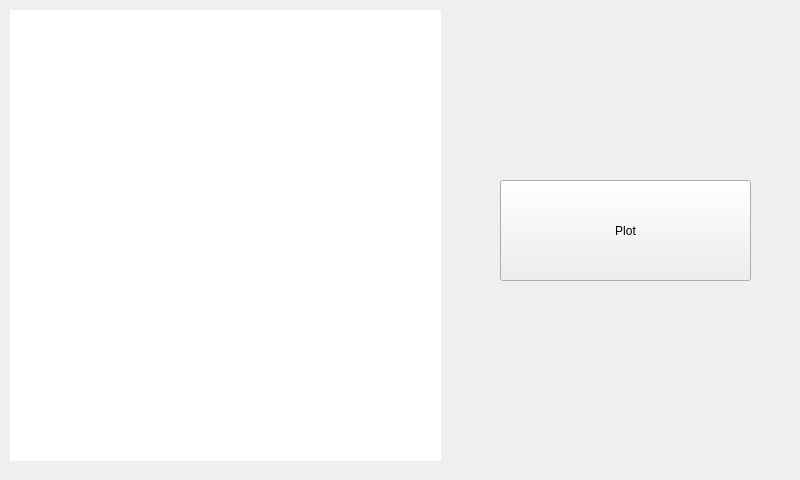
<?xml version="1.0" encoding="UTF-8"?>
<ui version="4.0">
 <class>MainWindow</class>
 <widget class="QMainWindow" name="MainWindow">
  <property name="geometry">
   <rect>
    <x>0</x>
    <y>0</y>
    <width>800</width>
    <height>480</height>
   </rect>
  </property>
  <property name="windowTitle">
   <string>MainWindow</string>
  </property>
  <widget class="QWidget" name="centralWidget">
   <widget class="QCustomPlot" name="customPlot" native="true">
    <property name="geometry">
     <rect>
      <x>10</x>
      <y>10</y>
      <width>431</width>
      <height>451</height>
     </rect>
    </property>
    <property name="styleSheet">
     <string notr="true">background-color:rgb(255,255,255);
</string>
    </property>
    <widget class="QLabel" name="label_106">
     <property name="geometry">
      <rect>
       <x>30</x>
       <y>0</y>
       <width>61</width>
       <height>16</height>
      </rect>
     </property>
     <property name="font">
      <font>
       <family>Liberation Sans</family>
       <pointsize>10</pointsize>
       <weight>50</weight>
       <bold>false</bold>
      </font>
     </property>
     <property name="styleSheet">
      <string notr="true">background-color:transparent;
color:Red;</string>
     </property>
     <property name="text">
      <string/>
     </property>
    </widget>
    <widget class="QLabel" name="label_121">
     <property name="geometry">
      <rect>
       <x>120</x>
       <y>0</y>
       <width>61</width>
       <height>16</height>
      </rect>
     </property>
     <property name="font">
      <font>
       <family>Liberation Sans</family>
       <pointsize>10</pointsize>
       <weight>50</weight>
       <bold>false</bold>
      </font>
     </property>
     <property name="styleSheet">
      <string notr="true">color:Red;
background-color:transparent;</string>
     </property>
     <property name="text">
      <string/>
     </property>
    </widget>
    <widget class="QLabel" name="label_123">
     <property name="geometry">
      <rect>
       <x>210</x>
       <y>0</y>
       <width>61</width>
       <height>16</height>
      </rect>
     </property>
     <property name="font">
      <font>
       <family>Liberation Sans</family>
       <pointsize>10</pointsize>
       <weight>50</weight>
       <bold>false</bold>
      </font>
     </property>
     <property name="styleSheet">
      <string notr="true">color:Red;
background-color:transparent;</string>
     </property>
     <property name="text">
      <string/>
     </property>
    </widget>
    <widget class="QLabel" name="label_125">
     <property name="geometry">
      <rect>
       <x>287</x>
       <y>0</y>
       <width>51</width>
       <height>20</height>
      </rect>
     </property>
     <property name="font">
      <font>
       <family>Liberation Sans</family>
       <pointsize>10</pointsize>
       <weight>50</weight>
       <bold>false</bold>
      </font>
     </property>
     <property name="styleSheet">
      <string notr="true">color:Red;
background-color:transparent;</string>
     </property>
     <property name="text">
      <string/>
     </property>
    </widget>
    <widget class="QLabel" name="label_194">
     <property name="geometry">
      <rect>
       <x>35</x>
       <y>0</y>
       <width>61</width>
       <height>16</height>
      </rect>
     </property>
     <property name="font">
      <font>
       <family>Liberation Sans</family>
       <pointsize>10</pointsize>
       <weight>50</weight>
       <bold>false</bold>
      </font>
     </property>
     <property name="styleSheet">
      <string notr="true">color:Red;
background-color:transparent;</string>
     </property>
     <property name="text">
      <string/>
     </property>
    </widget>
    <widget class="QLabel" name="label_195">
     <property name="geometry">
      <rect>
       <x>170</x>
       <y>0</y>
       <width>61</width>
       <height>16</height>
      </rect>
     </property>
     <property name="font">
      <font>
       <family>Liberation Sans</family>
       <pointsize>10</pointsize>
       <weight>50</weight>
       <bold>false</bold>
      </font>
     </property>
     <property name="styleSheet">
      <string notr="true">color:Red;
background-color:transparent;</string>
     </property>
     <property name="text">
      <string/>
     </property>
    </widget>
    <widget class="QLabel" name="label_198">
     <property name="geometry">
      <rect>
       <x>282</x>
       <y>0</y>
       <width>51</width>
       <height>20</height>
      </rect>
     </property>
     <property name="font">
      <font>
       <family>Liberation Sans</family>
       <pointsize>10</pointsize>
       <weight>50</weight>
       <bold>false</bold>
      </font>
     </property>
     <property name="styleSheet">
      <string notr="true">color:Red;
background-color:transparent;</string>
     </property>
     <property name="text">
      <string/>
     </property>
    </widget>
    <widget class="QLabel" name="label_120">
     <property name="geometry">
      <rect>
       <x>40</x>
       <y>0</y>
       <width>51</width>
       <height>16</height>
      </rect>
     </property>
     <property name="font">
      <font>
       <family>Liberation Sans</family>
       <pointsize>10</pointsize>
       <weight>50</weight>
       <bold>false</bold>
      </font>
     </property>
     <property name="styleSheet">
      <string notr="true">background-color:transparent;
color:Red;</string>
     </property>
     <property name="text">
      <string/>
     </property>
    </widget>
    <widget class="QLabel" name="label_122">
     <property name="geometry">
      <rect>
       <x>287</x>
       <y>0</y>
       <width>51</width>
       <height>20</height>
      </rect>
     </property>
     <property name="font">
      <font>
       <family>Liberation Sans</family>
       <pointsize>10</pointsize>
       <weight>50</weight>
       <bold>false</bold>
      </font>
     </property>
     <property name="styleSheet">
      <string notr="true">color:Red;
background-color:transparent;</string>
     </property>
     <property name="text">
      <string/>
     </property>
     <property name="alignment">
      <set>Qt::AlignCenter</set>
     </property>
    </widget>
   </widget>
   <widget class="QPushButton" name="pushButton">
    <property name="geometry">
     <rect>
      <x>500</x>
      <y>180</y>
      <width>251</width>
      <height>101</height>
     </rect>
    </property>
    <property name="text">
     <string>Plot</string>
    </property>
   </widget>
   <widget class="QLabel" name="label">
    <property name="geometry">
     <rect>
      <x>450</x>
      <y>400</y>
      <width>151</width>
      <height>51</height>
     </rect>
    </property>
    <property name="font">
     <font>
      <family>Liberation Sans</family>
      <pointsize>12</pointsize>
      <weight>75</weight>
      <bold>true</bold>
     </font>
    </property>
    <property name="text">
     <string/>
    </property>
   </widget>
  </widget>
 </widget>
 <layoutdefault spacing="6" margin="11"/>
 <customwidgets>
  <customwidget>
   <class>QCustomPlot</class>
   <extends>QWidget</extends>
   <header>qcustomplot.h</header>
   <container>1</container>
  </customwidget>
 </customwidgets>
 <resources/>
 <connections/>
</ui>
